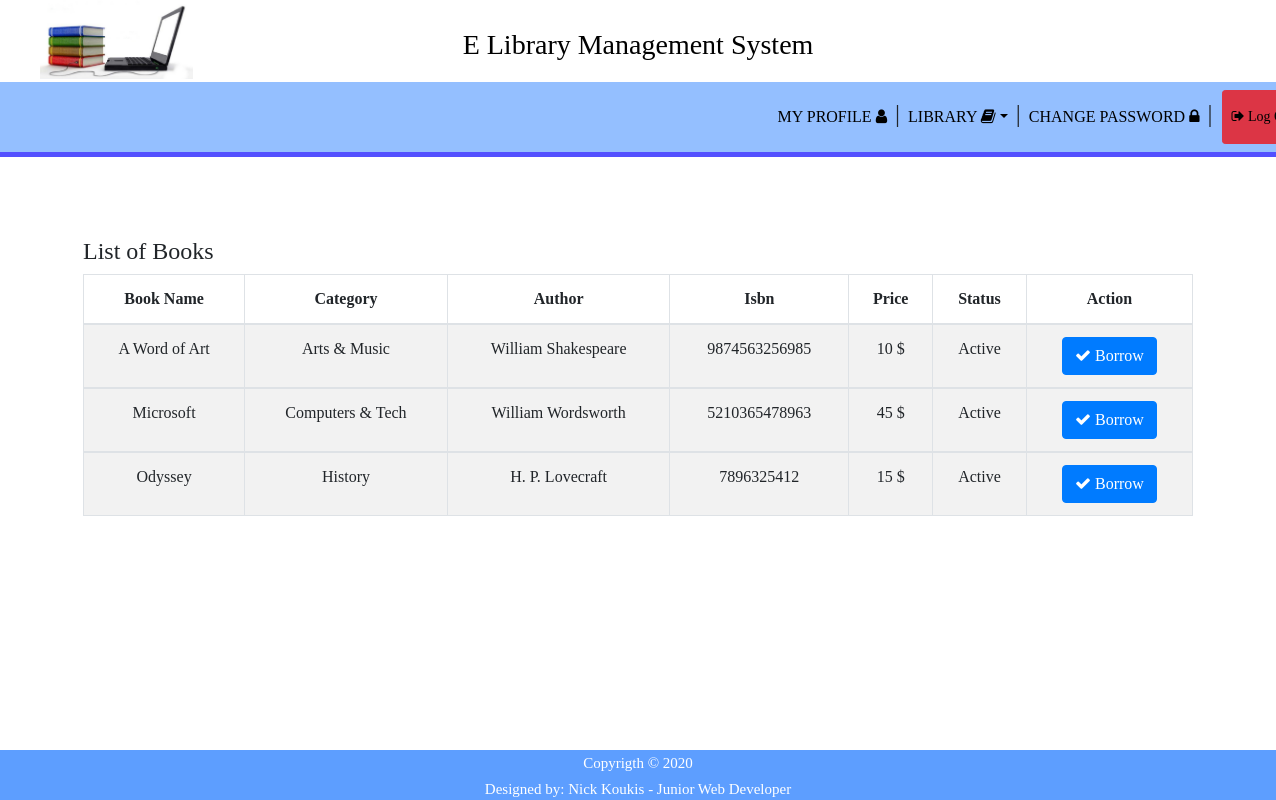
The page /library.php on the database as committed earlier.
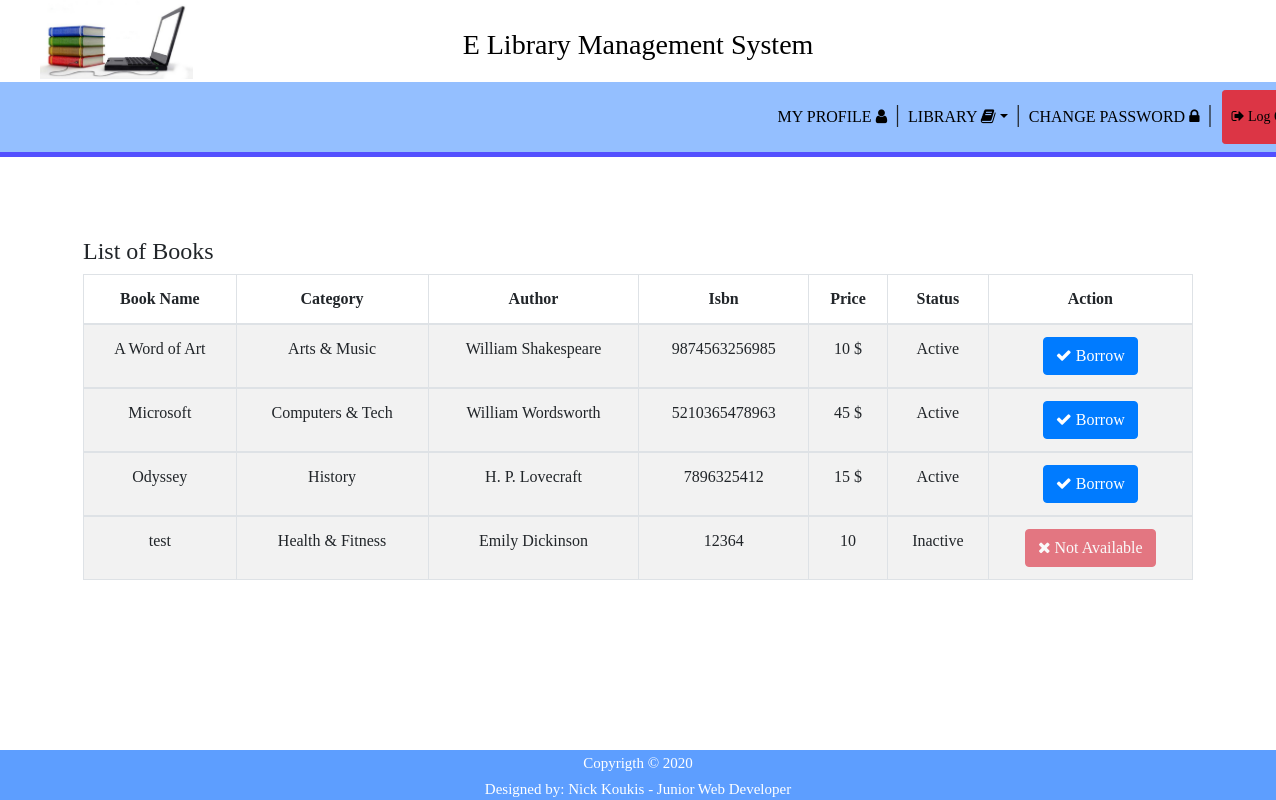
The same page on the database as committed later.
### tables this page shows
CREATE TABLE `books` (
  `id` int(11) NOT NULL,
  `book_name` varchar(250) NOT NULL,
  `category_id` int(11) NOT NULL,
  `author_id` int(11) NOT NULL,
  `price` varchar(100) NOT NULL,
  `isbn` varchar(100) NOT NULL,
  `creation_date` timestamp NULL DEFAULT current_timestamp(),
  `updation_date` timestamp NULL DEFAULT NULL ON UPDATE current_timestamp(),
  `status` int(11) DEFAULT 1
);

CREATE TABLE `category` (
  `id` int(11) NOT NULL,
  `category_name` varchar(150) NOT NULL,
  `status` int(1) NOT NULL,
  `creation_date` timestamp NULL DEFAULT current_timestamp(),
  `updation_date` timestamp NULL DEFAULT NULL ON UPDATE current_timestamp()
);

CREATE TABLE `authors` (
  `id` int(11) NOT NULL,
  `author_name` varchar(250) NOT NULL,
  `creation_date` timestamp NULL DEFAULT current_timestamp(),
  `updation_date` timestamp NULL DEFAULT NULL ON UPDATE current_timestamp()
);

### library.php (the view, shortened to what this page needs)
<!DOCTYPE html>
<html lang="en">
<head>
    <link rel="stylesheet" href="https://stackpath.bootstrapcdn.com/bootstrap/4.5.2/css/bootstrap.min.css">
    <link rel="stylesheet" href="https://cdnjs.cloudflare.com/ajax/libs/font-awesome/4.7.0/css/font-awesome.min.css">
    <link rel="stylesheet" href="assets/CSS/user_header.css">
    <link rel="stylesheet" href="assets/CSS/library.css">
    <link rel="stylesheet" href="assets/CSS/footer.css">
</head>
<body>
<?php include 'includes/user_header.php'; ?>
<?php
        if(isset($_GET['page'])){
            $page = $_GET['page'];
        }else{
            $page = 1;
        }
        $num_per_page = 05;
        $start_from = ($page-1)*05;
        $query = " SELECT books.id,books.book_name,category.category_name,authors.author_name,books.isbn,books.price,books.status
        from books inner join category on books.category_id=category.id inner join authors on books.author_id=authors.id
        limit $start_from, $num_per_page";
        $result = mysqli_query($db,$query);
        ?>
        <div class="content-wrapper ">
            <div class="container">
                <div class="row pad-botm">
                    <div class="col-md-12">
                        <h4 class="header-line">List of Books</h4>
                        <div class="table-responsive">
                            <table class="table table-striped table-bordered table-hover " >
                            <thead>
                                <tr>
                                    <th>Book Name</th>
                                    <th>Category</th>
                                    <th>Author</th>
                                    <th>Isbn</th>
                                    <th>Price</th>
                                    <th>Status</th>
                                    <th>Action</th>
                                </tr>
                            </thead>
                            <?php
                                if($result){
                                    foreach ($result as $row){
                            ?>
                            <tbody >
                                <tr >
                                    <td><?php echo $row['book_name']; ?></td>
                                    <td><?php echo $row['category_name']; ?></td>
                                    <td><?php echo $row['author_name']; ?></td>
                                    <td><?php echo $row['isbn']; ?></td>
                                    <td><?php echo $row['price']; ?></td>
                                    <td >
                                        <?php if($row['status']==1){
                                        echo "Active";
                                        }else{
                                            echo "Inactive";
                                        } ?>
                                    </td>
                                    <td>
                                    <?php if($row['status']==1) {?>
                                     <a href="manage_borrows.php?book_name_id=<?php echo $row['id'];?>"><button class="btn btn-primary"><i class="fa fa-check"></i> Borrow</button>
                                    <?php } else {?>
                                    <a href=""><button class="btn btn-danger disabled" style="cursor: not-allowed ;"><i class="fa fa-times"></i> Not Available</button>
                                    <?php } ?>
                                    </td>
                                </tr>
                            </tbody>
                            <?php
                                }
                            }
                            ?>
                            </table>
                        </div>
                    </div>
                </div>
            </div>
        </div>
    <?php include 'includes/footer.php'; ?>
</body>
</html>

### includes/user_header.php (shortened to what this page needs)
<header>
    <h3>E Library Management System</h3>
    <img src="assets/img/logo.jpg" >
        <nav class="navbar navbar-expand-lg navbar-light black">
            <div class="container">
                <div class="collapse navbar-collapse" id="navbarSupportedContent">
                    <ul class="nav navbar-nav ml-auto w-100 justify-content-end" id="menu-top">
                        <li class="nav-item">
                            <a class="nav-link" href="user_dashboard.php">MY PROFILE <i class="fa fa-user" aria-hidden="true"></i></a>
                        </li><span>|</span>
                        <li class="nav-item dropdown">
                            <a class="nav-link dropdown-toggle" href="#" data-toggle="dropdown">LIBRARY <i class="fa fa-book" aria-hidden="true"></i></a>
                        </li><span>|</span>
                        <li class="nav-item">
                            <a class="nav-link" href="user_change_pass.php">CHANGE PASSWORD <i class="fa fa-lock"></i></a>
                        </li><span>|</span>
                        <a href="user_logout.php" class="btn btn-danger btn-sm" id="btn_logout" name="user_logout"><i class="fa fa-sign-out"></i> Log Out</a>
                    </ul>
                </div>
            </div>
        </nav>
</header>

### includes/footer.php (shortened to what this page needs)
<footer>
    <div class="footer">
        <h5>Copyrigth &copy;
        </h5>
        <div>
            <h5>Designed by: Nick Koukis - Junior Web Developer</h5>
        </div>
    </div>
</footer>

### assets/CSS/user_header.css (style rules this page uses)
* { box-sizing: border-box; margin: 0; padding: 0; }
html,body { font-family: 'Times New Roman', Times, serif; height: 100%; }
@media screen and (max-width: 1950px) { header h3 { background-color: white; color:black; text-align: center; height: 50px; padding-top: 28px; } }
@media screen and (max-width: 1950px) { img { width: 12%; margin-top:-70px; margin-left: 40px;; } }
@media screen and (max-width: 1950px) { nav { background-color: rgb(148, 191, 255); border-bottom: 5px solid #5350ff; } }
@media screen and (max-width: 1950px) { #menu-top a { color:black; } }
@media screen and (max-width: 1950px) { .nav li a { position: relative; display: block; padding-bottom: 15px; padding-top: 15px; } }
@media screen and (max-width: 1950px) { span { font-size: 25px; padding-top: 5px; } }
@media screen and (max-width: 1950px) { #btn_logout { margin-right: -10%; padding-top: 15px; margin-left: 10px; } }

### assets/CSS/library.css (style rules this page uses)
@media screen and (max-width: 1950px) { .content-wrapper { margin-top: 20px; } }
@media screen and (max-width: 1950px) { .table-responsive { width: 100%; } }
@media screen and (max-width: 1950px) { .header-line { padding-top: 60px; } }
@media screen and (max-width: 1950px) { tbody { text-align: center; } }
@media screen and (max-width: 1950px) { thead { text-align: center; } }
@media screen and (max-width: 1950px) { button { cursor: not-allowed ; } }

### assets/CSS/footer.css (style rules this page uses)
@media screen and (max-width: 1950px) { footer { height: 50px; background-color: rgb(93, 158, 255); color:white; text-align: center; position: fixed; width: 100%; bottom: 0; } }
@media screen and (max-width: 1950px) { .footer { padding-top: 4px; } }
@media screen and (max-width: 1950px) { .footer h5 { font-size: 15px; } }

Rows that differ between the two databases and show on the page:
added books: book_name "test", category.category_name "Health & Fitness", author.author_name "Emily Dickinson", isbn "12364", price "10", status "Inactive"
